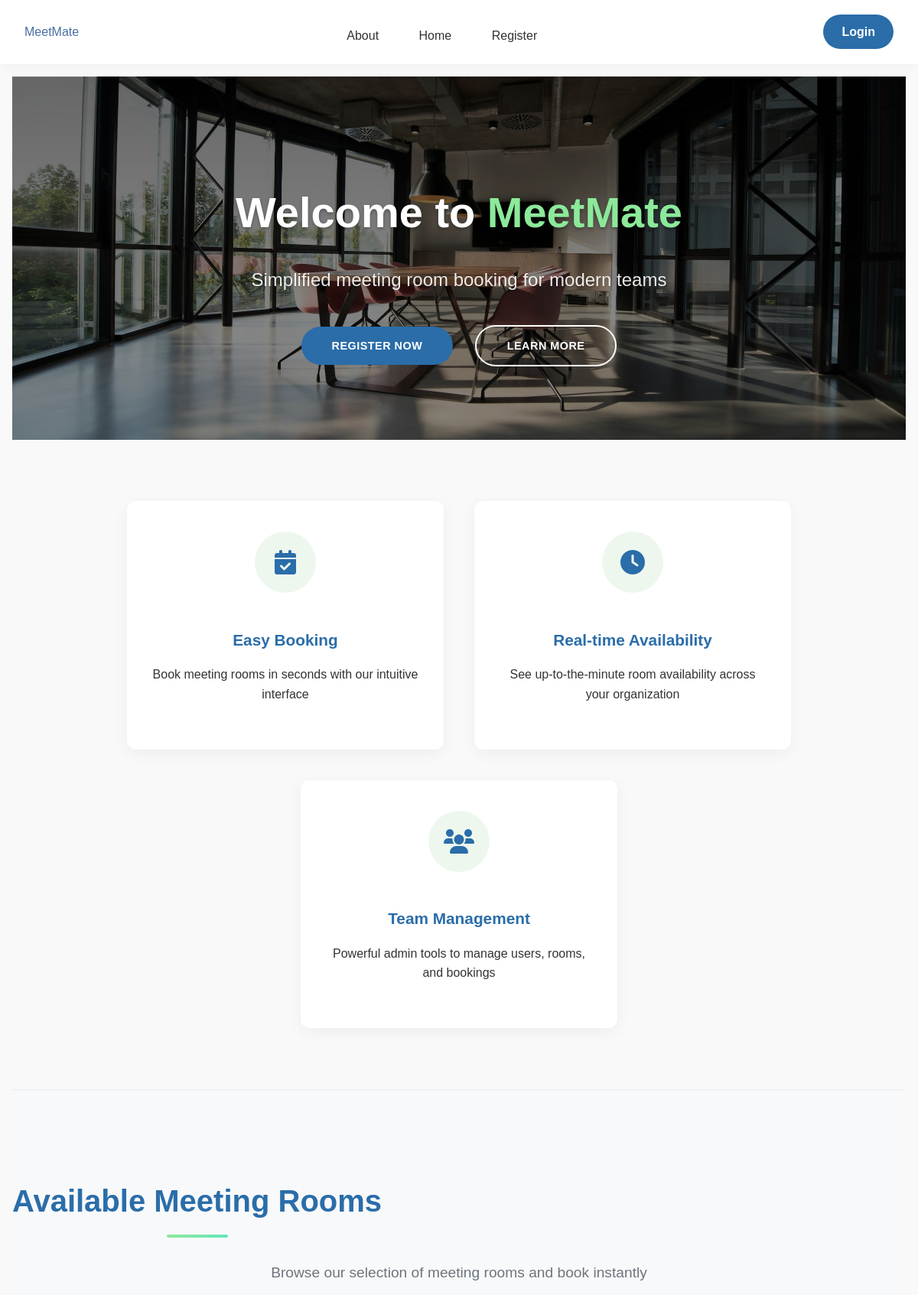
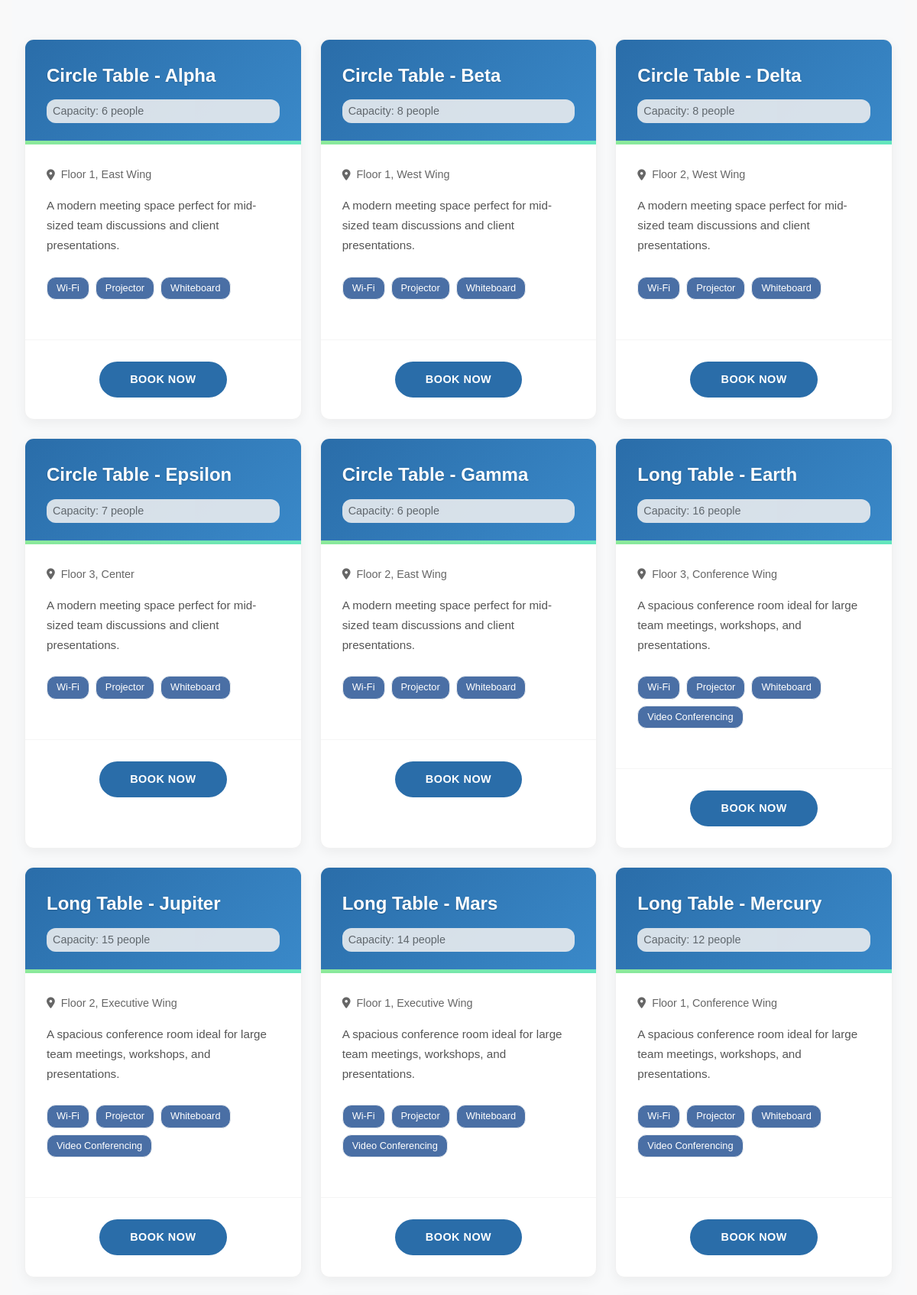
The page / (upper part) on the database its author committed (2 pictures, top to bottom).
### tables this page shows
CREATE TABLE rooms (
                id INTEGER PRIMARY KEY AUTOINCREMENT,
                name TEXT NOT NULL,
                location TEXT NOT NULL,
                capacity INTEGER NOT NULL,
                room_type TEXT DEFAULT 'conference'
            );

### app.py (the view)
@app.route('/')
def index():
    if 'user_id' in session:
        return redirect(url_for('dashboard'))
    rooms = get_all_rooms()
    return render_template('home.html', rooms=rooms)

### app.py (called while the page is built)
def get_database_path():
    app_directory = app.root_path
    instance_directory = os.path.join(app_directory, 'instance')
    os.makedirs(instance_directory, exist_ok=True)
    database_path = os.path.join(instance_directory, 'meetmate.db')
    return database_path

def get_database_connection():
    db_path = get_database_path()
    connection = sqlite3.connect(db_path)
    connection.row_factory = sqlite3.Row
    return connection

def get_all_rooms():
    conn = get_database_connection()
    cursor = conn.cursor()
    cursor.execute("SELECT * FROM rooms ORDER BY name")
    rooms = cursor.fetchall()
    conn.close()
    return [dict(room) for room in rooms]

### templates/home.html (shortened to what this page needs)
{% extends 'base.html' %}
{% block content %}
<div class="home-page">    <div class="hero">
        <div class="hero-content">
            <h1>Welcome to <span class="highlight">MeetMate</span></h1>
            <p class="hero-subtitle">Simplified meeting room booking for modern teams</p>
            <div class="hero-buttons">
                {% if session.user_id %}
                    <a href="{{ url_for('dashboard') }}" class="btn btn-primary">Go to Dashboard</a>
                {% else %}
                    <a href="{{ url_for('register') }}" class="btn btn-secondary">Register Now</a>
                    <a href="{{ url_for('about') }}" class="btn btn-outline">Learn More</a>
                {% endif %}
            </div>
        </div>
    </div>
      <div class="features">
        <div class="feature">
            <div class="feature-icon">
                <i class="fas fa-calendar-check"></i>
            </div>
            <h3>Easy Booking</h3>
            <p>Book meeting rooms in seconds with our intuitive interface</p>
        </div>
        <div class="feature">
            <div class="feature-icon">
                <i class="fas fa-clock"></i>
            </div>
            <h3>Real-time Availability</h3>
            <p>See up-to-the-minute room availability across your organization</p>
        </div>
        <div class="feature">
            <div class="feature-icon">
                <i class="fas fa-users"></i>
            </div>
            <h3>Team Management</h3>
            <p>Powerful admin tools to manage users, rooms, and bookings</p>
        </div>
    </div>
    <div class="room-showcase">
        <h2>Available Meeting Rooms</h2>
        <p class="showcase-subtitle">Browse our selection of meeting rooms and book instantly</p>
        <div class="room-grid">
            {% for room in rooms %}
            <div class="room-card">
                <div class="room-card-header">
                    <h3>{{ room.name }}</h3>
                    <span class="room-capacity">Capacity: {{ room.capacity }} people</span>
                </div>                <div class="room-card-body">
                    <div class="room-location">
                        <i class="fas fa-map-marker-alt"></i> {{ room.location }}
                    </div>
                    <p class="room-description">
                        {% if room.capacity > 10 %}
                            A spacious conference room ideal for large team meetings, workshops, and presentations.
                        {% elif room.capacity > 5 %}
                            A modern meeting space perfect for mid-sized team discussions and client presentations.
                        {% else %}
                            An intimate meeting space ideal for small teams and focused discussions.
                        {% endif %}
                    </p>
                    <div class="room-features">
                        <span class="feature-tag">Wi-Fi</span>
                        <span class="feature-tag">Projector</span>
                        <span class="feature-tag">Whiteboard</span>
                        {% if room.capacity > 8 %}<span class="feature-tag">Video Conferencing</span>{% endif %}
                    </div>
                </div><div class="room-card-footer">
                    <a href="{{ url_for('login') }}?next=booking&room_id={{ room.id }}" class="btn btn-primary">Book Now</a>
                </div>
            </div>
            {% endfor %}
        </div>
    </div>
</div>
{% endblock %}

### rows shown on the page
rooms: name "Circle Table - Alpha", capacity "6", location "Floor 1, East Wing", shows "A modern meeting space perfect for mid-sized team discussions and client presentations."
rooms: name "Circle Table - Beta", capacity "8", location "Floor 1, West Wing", shows "A modern meeting space perfect for mid-sized team discussions and client presentations."
rooms: name "Circle Table - Delta", capacity "8", location "Floor 2, West Wing", shows "A modern meeting space perfect for mid-sized team discussions and client presentations."
rooms: name "Circle Table - Epsilon", capacity "7", location "Floor 3, Center", shows "A modern meeting space perfect for mid-sized team discussions and client presentations."
rooms: name "Circle Table - Gamma", capacity "6", location "Floor 2, East Wing", shows "A modern meeting space perfect for mid-sized team discussions and client presentations."
rooms: name "Long Table - Earth", capacity "16", location "Floor 3, Conference Wing", shows "A spacious conference room ideal for large team meetings, workshops, and presentations.", shows "Video Conferencing"
rooms: name "Long Table - Jupiter", capacity "15", location "Floor 2, Executive Wing", shows "A spacious conference room ideal for large team meetings, workshops, and presentations.", shows "Video Conferencing"
rooms: name "Long Table - Mars", capacity "14", location "Floor 1, Executive Wing", shows "A spacious conference room ideal for large team meetings, workshops, and presentations.", shows "Video Conferencing"
rooms: name "Long Table - Mercury", capacity "12", location "Floor 1, Conference Wing", shows "A spacious conference room ideal for large team meetings, workshops, and presentations.", shows "Video Conferencing"
